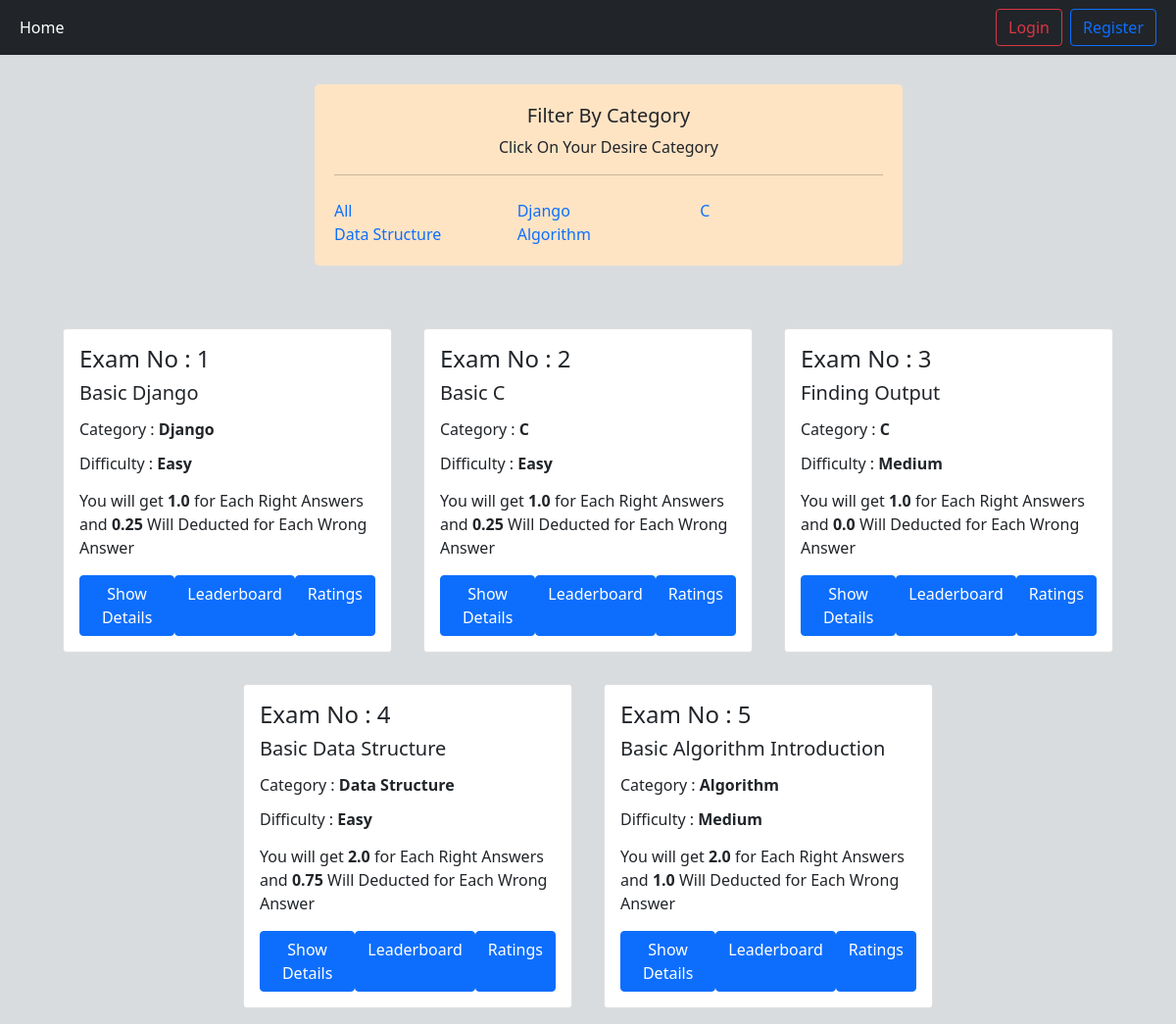
Page /quizes/ on the committed database.
### category/models.py (models this page shows)
class Category(models.Model):
    name = models.CharField(max_length=25)
    slug = models.SlugField(max_length=225, unique=True, blank=True, null=True)
    def __str__(self):
        return self.name

### quizes/models.py (models this page shows, shortened)
class Quiz(models.Model):
    category = models.ForeignKey(
        Category, on_delete=models.CASCADE, blank=True, null=True
    )
    topic = models.CharField(max_length=200)
    number_of_Questions = models.IntegerField()
    marks_per_right_answer = models.FloatField(blank=True, null=True)
    deduct_marks_per_wrong_answer = models.FloatField(blank=True, null=True)
    time = models.IntegerField(help_text="duration in minute")
    required_to_pass = models.IntegerField(help_text="Percent marks to need pass")
    difficulty = models.ForeignKey(Difficulty, on_delete=models.CASCADE)
    class Meta:
        verbose_name_plural = "Quizes"

### difficulty/models.py (models this page shows)
class Difficulty(models.Model):
    name = models.CharField(max_length=25)
    slug = models.SlugField(max_length=225, unique=True, blank=True, null=True)
    def __str__(self):
        return self.name

### quizes/views.py (the view)
# urls.py: path("", QuizList, name="quiz"),
def QuizList(request, category_slug=None):
    object_list = Quiz.objects.all()
    if category_slug is not None:
        category = Category.objects.get(slug=category_slug)
        object_list = Quiz.objects.filter(category=category)
    category = Category.objects.all()
    return render(
        request, "main.html", {"object_list": object_list, "category": category}
    )

### quizes/templates/main.html (shortened to what this page needs)
{% extends "base.html" %} <br />
{%load static%} {%block script%}
<link rel="stylesheet" href="{% static 'quizes/main.css' %}" />
{%endblock%} {%block style%} {%endblock%} {% block content %}
<div class="filter_container">
  <div class="cat_filter">
    <h5 class="text-center">Filter By Category</h5>
    <p class="text-center">Click On Your Desire Category</p>
    <hr>
    <div class="category d-flex flex-wrap mt-4">
      <a href="{%url "quiz"%}" class="text-decoration-none col-sm-4">All</a>
      {%for cat in category%}
         <div class="col-sm-4">
          <a class="text-decoration-none" href="{%url "cat_wise_post" cat.slug %}">{{cat.name}}</a>
         </div>
      {%endfor%}
    </div>
  </div>
</div>
<div class="quiz_container px-5 d-flex">
  <div class="quizes">
    <div class="d-flex flex-wrap justify-content-center mt-5">
      {%for obj in object_list%}
      <div class="col-sm-4 mt-3">
        <div class="card mx-3 mb-3">
          <div class="card-body">
            <h4>Exam No : {{obj.id}}</h4>
            <h5 class="card-title mb-3">{{obj.topic}}</h5>
            <div class="">
              <h6 class="mb-3">Category : <b>{{obj.category.name}}</b></h6>
              <h6 class="mb-3">Difficulty : <b>{{obj.difficulty.name}}</b></h6>
            </div>
            <p>
              You will get <b>{{obj.marks_per_right_answer}}</b> for Each Right
              Answers and <b>{{obj.deduct_marks_per_wrong_answer}}</b> Will
              Deducted for Each Wrong Answer
            </p>
            <div class="d-flex justify-content-between">
              <a
              href="#"
              class="btn btn-primary modal-button"
              data-pk="{{obj.pk}}"
              data-quiz="{{obj.category}}"
              data-questions="{{obj.number_of_Questions}}"
              data-difficulty="{{obj.difficulty}}"
              data-time="{{obj.time}}"
              data-pass="{{obj.required_to_pass}}"
              data-bs-toggle="modal"
              data-bs-target="#quizStartModal"
              >Show Details</a
            >
            <a
            href="{%url "lead_view" obj.id%}"
            class="btn btn-primary"
            data-pk="{{obj.pk}}"
            >Leaderboard</a>
            <a
            href="{%url "rating_view" obj.id%}"
            class="btn btn-primary"
            data-pk="{{obj.pk}}"
            >Ratings</a>
            </div>
          </div>
        </div>
      </div>
      {%endfor%}
    </div>
  </div>
</div>
{%endblock%}

### static/css/base.css (style rules this page uses)
.body { background-color: #D9DCDE; }

### quizes/static/quizes/main.css (style rules this page uses)
.filter_container { display: flex; justify-content: space-around; }
.cat_filter { margin-top: 30px; margin-left: 72px; margin-right: 30px; padding: 20px; width: 50%; background-color: bisque; border-radius: 5px; }

### rows in the picture
Category: name "Django"
Category: name "C"
Category: name "Data Structure"
Category: name "Algorithm"
Quiz: id "1", topic "Basic Django", category.name "Django", difficulty.name "Easy", marks_per_right_answer "1.0", deduct_marks_per_wrong_answer "0.25"
Quiz: id "2", topic "Basic C", category.name "C", difficulty.name "Easy", marks_per_right_answer "1.0", deduct_marks_per_wrong_answer "0.25"
Quiz: id "3", topic "Finding Output", category.name "C", difficulty.name "Medium", marks_per_right_answer "1.0", deduct_marks_per_wrong_answer "0.0"
Quiz: id "4", topic "Basic Data Structure", category.name "Data Structure", difficulty.name "Easy", marks_per_right_answer "2.0", deduct_marks_per_wrong_answer "0.75"
Quiz: id "5", topic "Basic Algorithm Introduction", category.name "Algorithm", difficulty.name "Medium", marks_per_right_answer "2.0", deduct_marks_per_wrong_answer "1.0"
